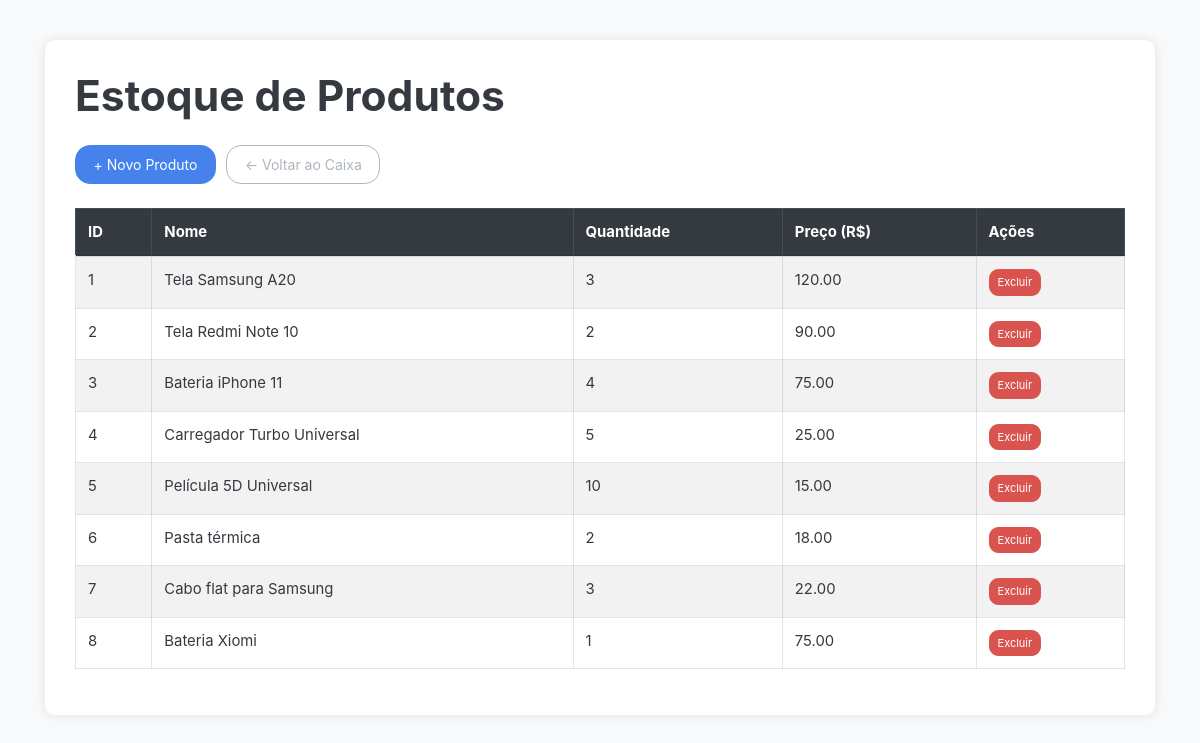
The page /estoque on the database its author committed.
### app.py (models this page shows)
class Produto(db.Model):
    id = db.Column(db.Integer, primary_key=True)
    nome = db.Column(db.String(100), nullable=False)
    quantidade = db.Column(db.Integer, nullable=False)
    preco = db.Column(db.Float, nullable=False)

### app.py (the view)
@app.route('/estoque')
def listar_estoque():
    produtos = Produto.query.all()
    return render_template('estoque.html', produtos=produtos)

### templates/estoque.html (shortened to what this page needs)
<!doctype html>
<html lang="pt-br">
<head>
    <link href="https://cdn.jsdelivr.net/npm/bootswatch@4.5.2/dist/litera/bootstrap.min.css" rel="stylesheet">
</head>
<body class="bg-light">
<div class="container">
    <div class="main-section">
        <h1 class="mb-4">Estoque de Produtos</h1>
        <div class="mb-4 d-flex flex-wrap gap-2">
            <a href="{{ url_for('novo_produto') }}" class="btn btn-primary">+ Novo Produto</a>
            <a href="{{ url_for('resumo') }}" class="btn btn-outline-secondary">← Voltar ao Caixa</a>
        </div>
        <div class="table-responsive">
            <table class="table table-bordered table-striped">
                <thead class="table-dark">
                    <tr>
                        <th>ID</th>
                        <th>Nome</th>
                        <th>Quantidade</th>
                        <th>Preço (R$)</th>
                        <th>Ações</th>
                    </tr>
                </thead>
                <tbody>
                    {% for p in produtos %}
                    <tr>
                        <td>{{ p.id }}</td>
                        <td>{{ p.nome }}</td>
                        <td>{{ p.quantidade }}</td>
                        <td>{{ "%.2f"|format(p.preco) }}</td>
                        <td>
                            <a href="{{ url_for('excluir_produto', id=p.id) }}"
                               class="btn btn-sm btn-danger"
                               onclick="return confirm('Tem certeza que deseja excluir este produto?')">
                               Excluir
                            </a>
                        </td>
                    </tr>
                    {% endfor %}
                </tbody>
            </table>
        </div>
    </div>
</div>
</body>
</html>

### templates/estoque.html (style rules this page uses)
body { padding-top: 40px; }
.main-section { background-color: white; padding: 30px; border-radius: 10px; box-shadow: 0 0 10px rgba(0,0,0,0.1); }
.btn + .btn { margin-left: 10px; }

### rows shown on the page
Produto: id "1", nome "Tela Samsung A20", quantidade "3", preco "120.00"
Produto: id "2", nome "Tela Redmi Note 10", quantidade "2", preco "90.00"
Produto: id "3", nome "Bateria iPhone 11", quantidade "4", preco "75.00"
Produto: id "4", nome "Carregador Turbo Universal", quantidade "5", preco "25.00"
Produto: id "5", nome "Película 5D Universal", quantidade "10", preco "15.00"
Produto: id "6", nome "Pasta térmica", quantidade "2", preco "18.00"
Produto: id "7", nome "Cabo flat para Samsung", quantidade "3", preco "22.00"
Produto: id "8", nome "Bateria Xiomi", quantidade "1", preco "75.00"
